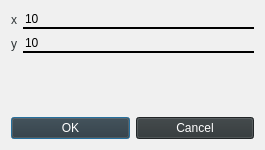
<?xml version="1.0" encoding="UTF-8"?>
<ui version="4.0">
 <class>Perceptron</class>
 <widget class="QDialog" name="Perceptron">
  <property name="geometry">
   <rect>
    <x>0</x>
    <y>0</y>
    <width>265</width>
    <height>150</height>
   </rect>
  </property>
  <property name="windowTitle">
   <string>Dialog</string>
  </property>
  <property name="styleSheet">
   <string notr="true">background-color: rgb(240, 240, 240);</string>
  </property>
  <layout class="QVBoxLayout" name="verticalLayout">
   <item>
    <layout class="QFormLayout" name="formLayout">
     <item row="0" column="0">
      <widget class="QLabel" name="label">
       <property name="styleSheet">
        <string notr="true">color: rgb(46, 52, 54);;</string>
       </property>
       <property name="text">
        <string>x</string>
       </property>
      </widget>
     </item>
     <item row="0" column="1">
      <widget class="QLineEdit" name="lineEdit">
       <property name="styleSheet">
        <string notr="true">background-color: rgb(240, 240, 240);
border: none;
border-bottom: 2px solid black;</string>
       </property>
       <property name="text">
        <string>10</string>
       </property>
      </widget>
     </item>
     <item row="2" column="0">
      <widget class="QLabel" name="label_2">
       <property name="styleSheet">
        <string notr="true">color: rgb(46, 52, 54);;</string>
       </property>
       <property name="text">
        <string>y</string>
       </property>
      </widget>
     </item>
     <item row="2" column="1">
      <widget class="QLineEdit" name="lineEdit_2">
       <property name="styleSheet">
        <string notr="true">background-color: rgb(240, 240, 240);
border: none;
border-bottom: 2px solid black;</string>
       </property>
       <property name="text">
        <string>10</string>
       </property>
      </widget>
     </item>
    </layout>
   </item>
   <item>
    <layout class="QHBoxLayout" name="horizontalLayout_3">
     <item>
      <widget class="QPushButton" name="pushButton">
       <property name="styleSheet">
        <string notr="true">border-color: rgb(46, 52, 54);
color: rgb(255, 255, 255);
background-color: rgb(46, 52, 54);
alternate-background-color: rgb(136, 138, 133);</string>
       </property>
       <property name="text">
        <string>OK</string>
       </property>
      </widget>
     </item>
     <item>
      <widget class="QPushButton" name="pushButton_2">
       <property name="styleSheet">
        <string notr="true">border-color: rgb(46, 52, 54);
color: rgb(255, 255, 255);
background-color: rgb(46, 52, 54);
alternate-background-color: rgb(136, 138, 133);</string>
       </property>
       <property name="text">
        <string>Cancel</string>
       </property>
      </widget>
     </item>
    </layout>
   </item>
  </layout>
 </widget>
 <resources/>
 <connections/>
</ui>
